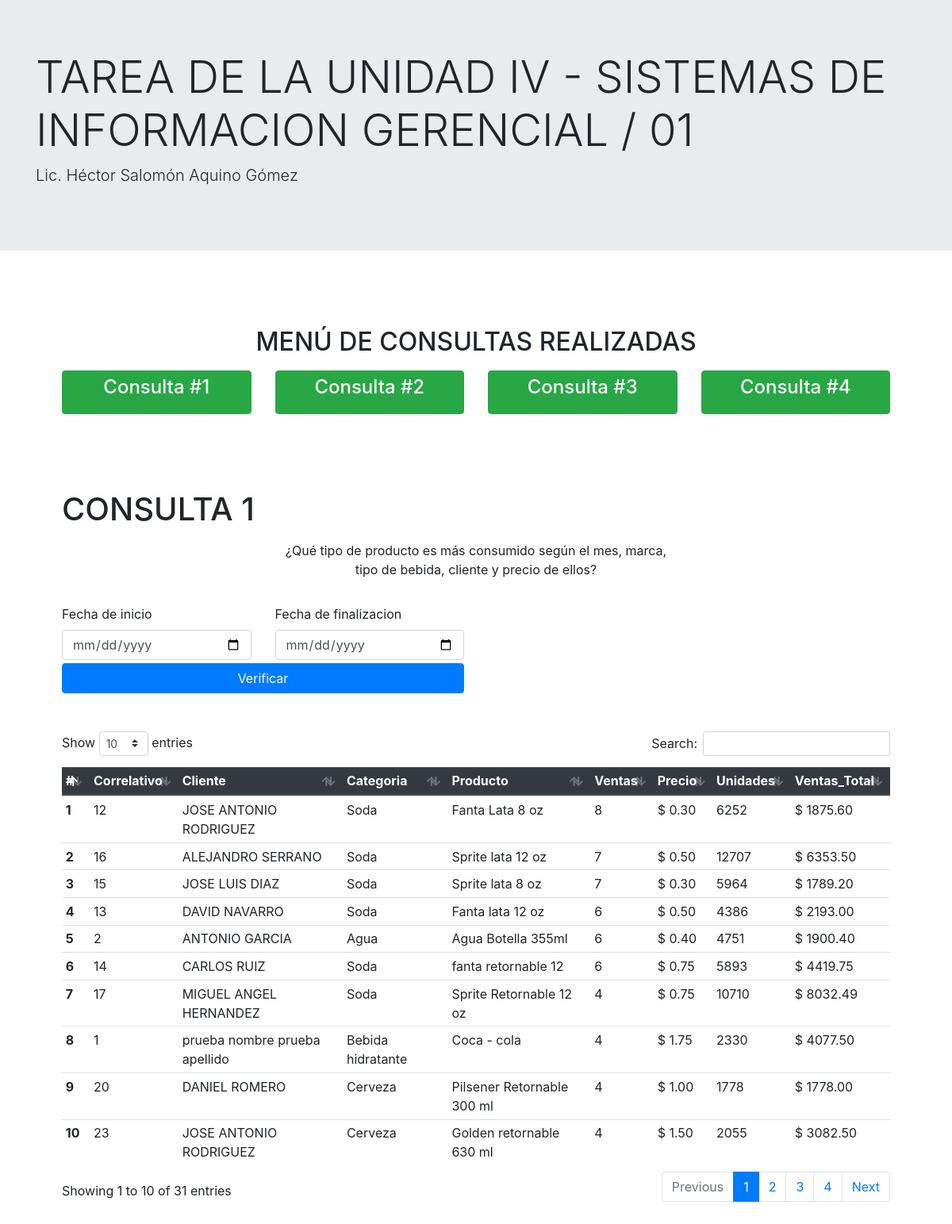
/index.php?view=menu&action=1, run on the app's committed database.
### tables this page shows
CREATE TABLE `producto` (
  `id_producto` int(11) NOT NULL AUTO_INCREMENT,
  `categoria` varchar(30) NOT NULL,
  `nombre` varchar(30) NOT NULL,
  `descripcion` varchar(100) NOT NULL,
  `precio` float(6,2) DEFAULT NULL,
  `stock` int(11) DEFAULT NULL,
  `lote` varchar(10) DEFAULT NULL,
  `estiba` varchar(10) DEFAULT NULL,
  `costo` float(6,2) DEFAULT NULL,
  `tarima` varchar(10) DEFAULT NULL,
  PRIMARY KEY (`id_producto`)
);

### index.php (called while the page is built, shortened)
<?php
    require_once("views/layout/header.php");
    require_once("views/layout/container.php");
    require_once("views/layout/footer.php");

### views/components/consulta1.php (the view, shortened to what this page needs)
<?php
    function ProductoPorMes($database, $form){
        if ($form == "" || empty($form) || $form == NULL) {
            $consulta = "SELECT
                                    CONCAT(c.nombres,' ',c.apellidos) as Cliente,
                                    p.id_producto as Correlativos,
                                    p.nombre as Producto,
                                    p.categoria as Categoria ,
                                    COUNT(p.id_producto) as Ventas_Realizadas,
                                    p.precio as Precio_Mercado,
                                    ROUND(SUM(v.unidades)) as Unidades,
                                    (p.precio*(SUM(v.unidades)))as Ventas_Total
                            FROM ventas v
                            INNER JOIN tienda  t
                            ON
                                v.id_tienda = t.id_tienda
                            INNER JOIN cliente c
                            ON
                                v.id_cliente = c.id_cliente
                            INNER JOIN producto p
                            ON
                                v.id_producto = p.id_producto
                            WHERE v.fecha_de_compra between '2019-01-01' AND '2020-12-31'
                            GROUP BY p.id_producto
                            ORDER BY Ventas_Realizadas DESC
                        /* WHERE v.fecha_de_compra between '2019-01-01' AND '2020-12-31' */
                        ";
            $prepare = $database->prepare($consulta);
            $prepare->execute();
            return $prepare;
        }
    }
?>
<div class="container p-5">
    <h1>CONSULTA 1</h1>
    <div class="row my-3">
        <div class="col-md-6 m-auto">
            <p class="text-center">
                ¿Qué tipo de producto es más consumido según el mes, marca, tipo de bebida,
                cliente y precio de ellos?
            </p>
        </div>
    </div>
    <form method="POST">
        <div class="row mb-1">
            <div class="col-md-3">
                <label for="">Fecha de inicio</label>
                <input type="date" name="inicio" class="form-control" required id="">
            </div>
            <div class="col-md-3">
                <label for="">Fecha de finalizacion</label>
                <input type="date" name="fin" class="form-control" required id="">
            </div>
        </div>
        <div class="row mb-5">
            <div class="col-md-6">
                <button type="submit" class="btn btn-block btn-primary" name="verificar">Verificar</button>
            </div>
        </div>
    </form>
    <table class="table datatables table-sm">
        <thead class="thead-dark">
            <tr>
                <th scope="col">#</th>
                <th scope="col">Correlativo</th>
                <th scope="col">Cliente</th>
                <th scope="col">Categoria</th>
                <th scope="col">Producto</th>
                <th scope="col">Ventas</th>
                <th scope="col">Precio </th>
                <th scope="col">Unidades</th>
                <th scope="col">Ventas_Total</th>
            </tr>
        </thead>
        <tbody>
            <?php
                            $array = ProductoPorMes($db,$_POST);
                            $contador = 1;
                            while($row = $array->fetch(PDO::FETCH_ASSOC)){?>
            <tr>
                <th scope="row"><?=$contador?></th>
                <td><?=$row["Correlativos"]?></td>
                <td><?=$row["Cliente"]?></td>
                <td><?=$row["Categoria"]?></td>
                <td><?=$row["Producto"]?></td>
                <td><?=$row["Ventas_Realizadas"]?></td>
                <td><?="$ ".$row["Precio_Mercado"]?></td>
                <td><?=$row["Unidades"]?></td>
                <td><?="$ ".$row["Ventas_Total"]?></td>
            </tr>
            <?php $contador++; } ?>
        </tbody>
    </table>
</div>

### views/layout/header.php (shortened to what this page needs)
<!DOCTYPE html>
<html lang="en">
<head>
    <link rel="stylesheet" href="https://cdn.jsdelivr.net/npm/bootstrap@4.5.3/dist/css/bootstrap.min.css">
    <link rel="stylesheet" href="datatables/datatables.min.css">
    <link rel="stylesheet" href="datatables/DataTables-1.10.22/css/dataTables.bootstrap4.min.css">
</head>
<body>

### views/layout/container.php
<?php
$vista = $_GET["view"];
$accion = $_GET["action"];
if (isset($vista)) {
    if ($vista == "menu") {
        require_once("views/components/menu.php");
        if (isset($accion)) {
            if ($accion == 1) {
                require_once("views/components/consulta1.php");
            }elseif ($accion == 2) {
                require_once("views/components/consulta2.php");
            }elseif ($accion == 3) {
                require_once("views/components/consulta3.php");
            }elseif ($accion == 4) {
                require_once("views/components/consulta4.php");
            }
        }else{
            require_once("views/components/menu.php");
        }
    }else {
        require_once("views/components/inicio.php");
    }
}else {
    require_once("views/components/inicio.php");
}

### views/components/menu.php
<div class="jumbotron jumbotron-fluid">
    <div class="container">
        <h1 class="display-4">TAREA DE LA UNIDAD IV - SISTEMAS DE INFORMACION GERENCIAL / 01</h1>
        <p class="lead">Lic. Héctor Salomón Aquino Gómez</p>
    </div>
</div>
<div class="container mt-5 p-5">
    <h2 class="text-center">MENÚ DE CONSULTAS REALIZADAS</h2>
    <div class="row mt-3">
        <div class="col-md-3">
            <a href="index.php?view=menu&action=1" class="btn btn-block btn-success">
                <h4 class="card-title text-center text-white">Consulta #1</h4>
            </a>
        </div>
        <div class="col-md-3">
            <a href="index.php?view=menu&action=2" class="btn btn-block btn-success">
                <h4 class="card-title text-center text-white">Consulta #2</h4>
            </a>
        </div>
        <div class="col-md-3">
            <a href="index.php?view=menu&action=3" class="btn btn-block btn-success">
                <h4 class="card-title text-center text-white">Consulta #3</h4>
            </a>
        </div>
        <div class="col-md-3">
            <a href="index.php?view=menu&action=4" class="btn btn-block btn-success">
                <h4 class="card-title text-center text-white">Consulta #4</h4>
            </a>
        </div>
    </div>
</div>

### views/layout/footer.php (shortened to what this page needs)
</body>
</html>

### data on the page
producto: id_producto "12", Cliente "JOSE ANTONIO RODRIGUEZ", categoria "Soda", nombre "Fanta Lata 8 oz", Ventas_Realizadas "8", precio "0.30", Unidades "6252", Ventas_Total "1875.60"
producto: id_producto "16", Cliente "ALEJANDRO SERRANO", categoria "Soda", nombre "Sprite lata 12 oz", Ventas_Realizadas "7", precio "0.50", Unidades "12707", Ventas_Total "6353.50"
producto: id_producto "15", Cliente "JOSE LUIS DIAZ", categoria "Soda", nombre "Sprite lata 8 oz", Ventas_Realizadas "7", precio "0.30", Unidades "5964", Ventas_Total "1789.20"
producto: id_producto "13", Cliente "DAVID NAVARRO", categoria "Soda", nombre "Fanta lata 12 oz", Ventas_Realizadas "6", precio "0.50", Unidades "4386", Ventas_Total "2193.00"
producto: id_producto "2", Cliente "ANTONIO GARCIA", categoria "Agua", nombre "Agua Botella 355ml", Ventas_Realizadas "6", precio "0.40", Unidades "4751", Ventas_Total "1900.40"
producto: id_producto "14", Cliente "CARLOS RUIZ", categoria "Soda", nombre "fanta retornable 12", Ventas_Realizadas "6", precio "0.75", Unidades "5893", Ventas_Total "4419.75"
producto: id_producto "17", Cliente "MIGUEL ANGEL HERNANDEZ", categoria "Soda", nombre "Sprite Retornable 12 oz", Ventas_Realizadas "4", precio "0.75", Unidades "10710", Ventas_Total "8032.49"
producto: id_producto "1", Cliente "prueba nombre prueba apellido", categoria "Bebida hidratante", nombre "Coca - cola", Ventas_Realizadas "4", precio "1.75", Unidades "2330", Ventas_Total "4077.50"
producto: id_producto "20", Cliente "DANIEL ROMERO", categoria "Cerveza", nombre "Pilsener Retornable 300 ml", Ventas_Realizadas "4", precio "1.00", Unidades "1778", Ventas_Total "1778.00"
producto: id_producto "23", Cliente "JOSE ANTONIO RODRIGUEZ", categoria "Cerveza", nombre "Golden retornable 630 ml", Ventas_Realizadas "4", precio "1.50", Unidades "2055", Ventas_Total "3082.50"
